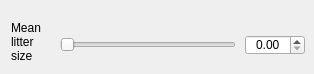
               <widget class="QWidget" name="page_16">
                <widget class="QLabel" name="label_68">
                 <property name="geometry">
                  <rect>
                   <x>11</x>
                   <y>19</y>
                   <width>46</width>
                   <height>46</height>
                  </rect>
                 </property>
                 <property name="sizePolicy">
                  <sizepolicy hsizetype="Preferred" vsizetype="Preferred">
                   <horstretch>0</horstretch>
                   <verstretch>0</verstretch>
                  </sizepolicy>
                 </property>
                 <property name="text">
                  <string>Mean litter size</string>
                 </property>
                 <property name="wordWrap">
                  <bool>true</bool>
                 </property>
                </widget>
                <widget class="QSlider" name="horizontalSlider_30">
                 <property name="geometry">
                  <rect>
                   <x>60</x>
                   <y>34</y>
                   <width>176</width>
                   <height>22</height>
                  </rect>
                 </property>
                 <property name="sizePolicy">
                  <sizepolicy hsizetype="Expanding" vsizetype="Fixed">
                   <horstretch>0</horstretch>
                   <verstretch>0</verstretch>
                  </sizepolicy>
                 </property>
                 <property name="orientation">
                  <enum>Qt::Horizontal</enum>
                 </property>
                </widget>
                <widget class="QDoubleSpinBox" name="doubleSpinBox_9">
                 <property name="geometry">
                  <rect>
                   <x>245</x>
                   <y>35</y>
                   <width>60</width>
                   <height>20</height>
                  </rect>
                 </property>
                 <property name="sizePolicy">
                  <sizepolicy hsizetype="Minimum" vsizetype="Fixed">
                   <horstretch>0</horstretch>
                   <verstretch>0</verstretch>
                  </sizepolicy>
                 </property>
                 <property name="minimumSize">
                  <size>
                   <width>60</width>
                   <height>0</height>
                  </size>
                 </property>
                 <property name="alignment">
                  <set>Qt::AlignCenter</set>
                 </property>
                </widget>
               </widget>
